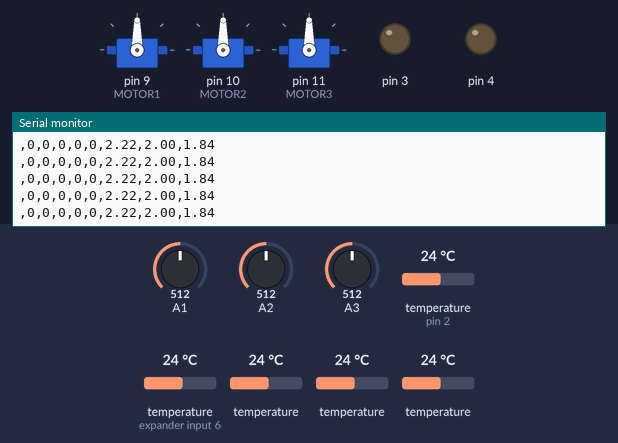
Simulated run of this sketch. Board: Arduino Uno, built with avr-gcc and run on an emulated ATmega328P. Shown: 3 × servo, output pins drawn as LEDs (lit = HIGH), the last lines printed to the serial monitor. The inputs (shaded band) are chosen by the test bench; at power-on: A3 = 512, A1 = 512, A2 = 512, temperature (sensors on pin 2, expander input 6) 24 °C, temperature 24 °C.

Above: at 3.2 s.
3.3 s: A3 set to 365
At 10.7 s:
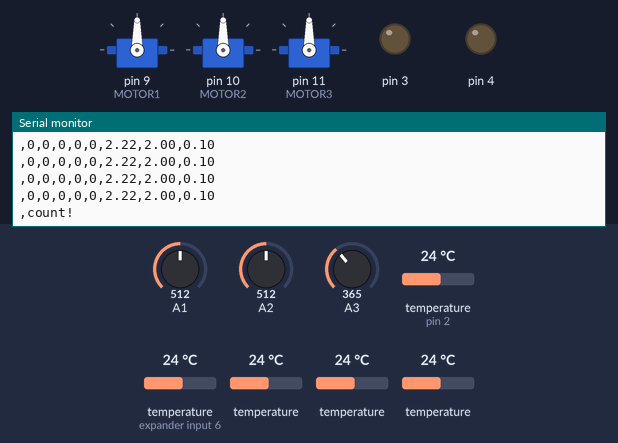
17.3 s: A3 set to 341
At 20.5 s:
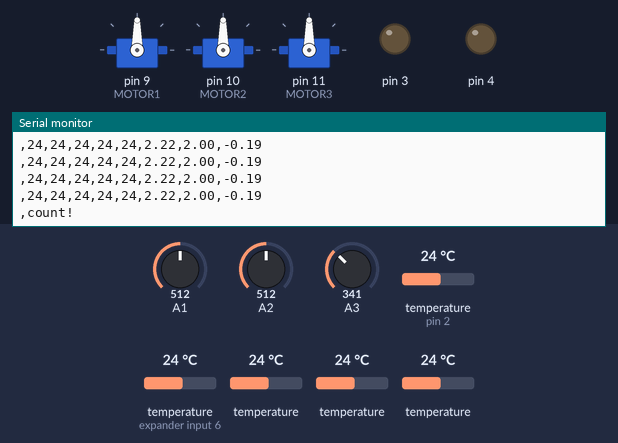

Measured:
- after the input at 3.3 s, the serial monitor: prints a new line after 0.06 s (image 1)
- after the input at 17.3 s, the serial monitor: prints a new line after 0.08 s (image 2)

The sketch:

ROV_lights_TEST2.ino
```cpp
#include <Wire.h>
#include <Servo.h>
#include <OneWire.h>
#include <DallasTemperature.h>
Servo MOTOR1;
Servo MOTOR2;
Servo MOTOR3;
#define ONE_WIRE_BUS 2
OneWire oneWire(ONE_WIRE_BUS);
DallasTemperature sensors(&oneWire);
int Motors[5];//4-5
int pos = 0;
int number = 0;
int x = 0;
int y = 0;
int z = 0;
int i = 0;
int a = 0;
int b = 0;
int t1 = 0;
int t2 = 0;
int t3 = 0;
int t4 = 0;
int t5 = 0;
int Status = 0;
float e = 0;//analogRead(1)
float r = 0;//analogRead(2)
float t = 0;//analogRead(3)
float s = 0;//Battery cell 1
float d = 0;//Battery cell 2
float f = 0;//Battery cell 3
long timeThis, timeLast;
void setup()
{
  Wire.begin(0x04); // join i2c bus (address optional for master
  Wire.onReceive(receiveEvent); // register event
  Serial.begin(9600);           // start serial for output
  analogReference(INTERNAL);// sets it to read 1.1V
  Wire.beginTransmission(0x01);
  sensors.begin();
  MOTOR1.attach(9);
  MOTOR2.attach(10);
  MOTOR3.attach(11);
  pinMode(3, OUTPUT);
  pinMode(4, OUTPUT);
  MOTOR1.write(90); // set servo to mid-point (90°)
  delay(2000);
  digitalWrite(3, LOW);
  digitalWrite(4, LOW);
}
void loop()
{
  timeThis = millis();
  if (timeThis - timeLast >= 10000) {
    Serial.println("count!");
    timeLast = timeThis;
    sensors.requestTemperatures();
    t1 = sensors.getTempCByIndex(0);
    t2 = sensors.getTempCByIndex(1);
    t3 = sensors.getTempCByIndex(2);
    t4 = sensors.getTempCByIndex(3);
    t5 = sensors.getTempCByIndex(4);
  }
    Serial.print(t1);
    Serial.print(',');
    Serial.print(t2);
    Serial.print(',');
    Serial.print(t3);
    Serial.print(',');
    Serial.print(t4);
    Serial.print(',');
    Serial.print(t5);
    Serial.print(',');
  e = analogRead(1);
  r = analogRead(2);
  t = analogRead(3);
  e = e / 930;
  e = (e * 13300) / 3300;
  s = e;
  r = r / 930;
  r = (r * 11500) / 1500;
  r = r - s;
  d = r;
  t = t / 930;
  t = (t * 11000) / 1000;
  t = t - r;
  t = t - s;
  f = t;
  Serial.print(s);//Battery cell 1
  Serial.print(',');
  Serial.print(d);//Battery cell 2
  Serial.print(',');
  Serial.println(f);//Battery cell 3
  Serial.print(',');
}
void receiveEvent(int byteCount)
{
  while (Wire.available())
  {
    for (int i = 0; i <= 5; i++)
    {
      number = Wire.read();
      Motors[i] = number;
    }

    if (Motors[0] == 4 and Motors[1] == -1) {
      RequestData();
    }
    if (Motors[0] == 5) {
      Status = 1;
    }
    if (Status == 1) {
      x = Motors[1];
      x = map(x, 0, 180, 54, 130);
      y = Motors[2];
      y = map(y, 0, 180, 54, 130);
      z = Motors[3];
      z = map(z, 0, 180, 54, 130);
      a = Motors[4];
      a = a - 1;
      a = !a;
      b = Motors[5];
      b = b - 1;
      b = !b;
      MOTOR1.write(x);
      MOTOR2.write(y);
      MOTOR3.write(z);
      if (a == 1) {
        digitalWrite(3, HIGH);
        digitalWrite(4, HIGH);
      }
      if (b == 1) {
        digitalWrite(3, LOW);
        digitalWrite(4, LOW);
      }
    }
  }
}

void RequestData()
{
  Status = 2;
}
```
